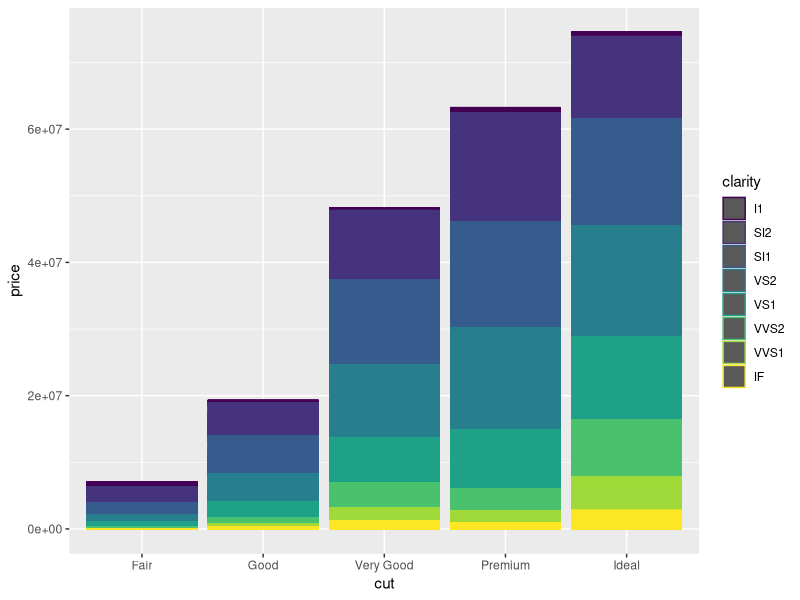
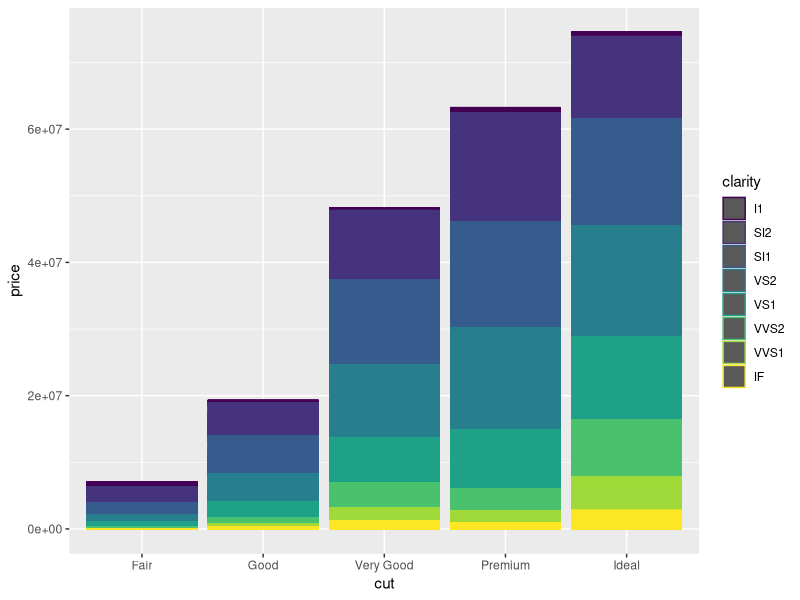
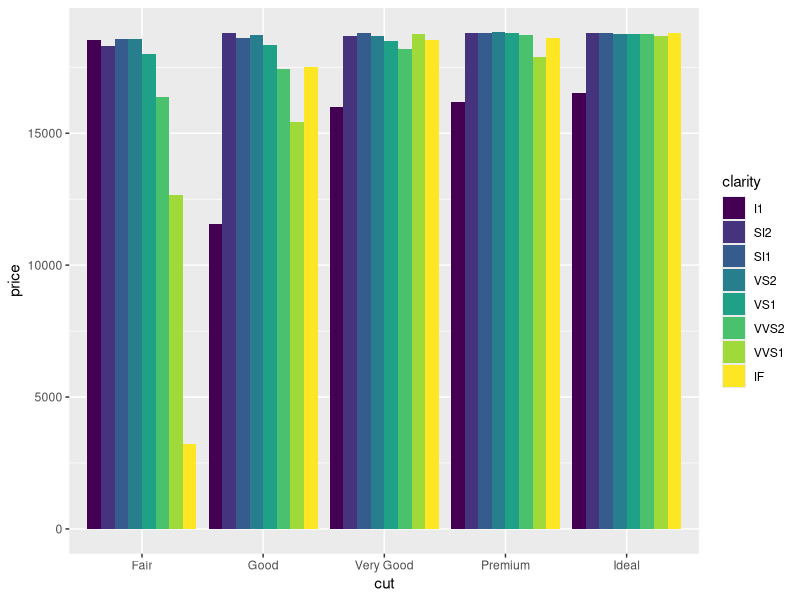
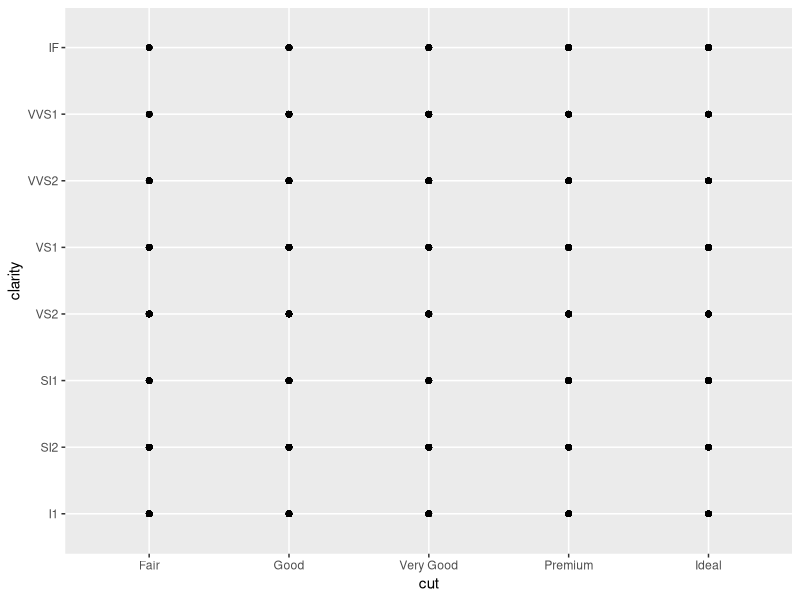
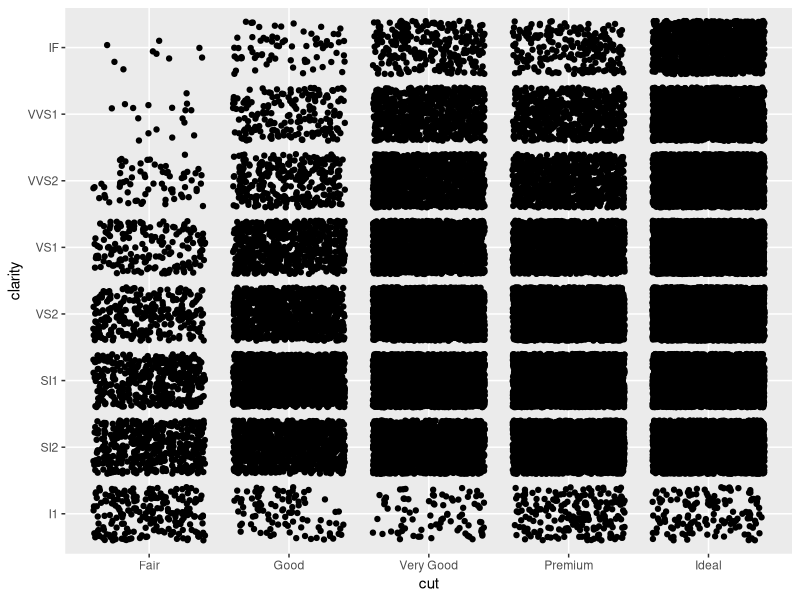
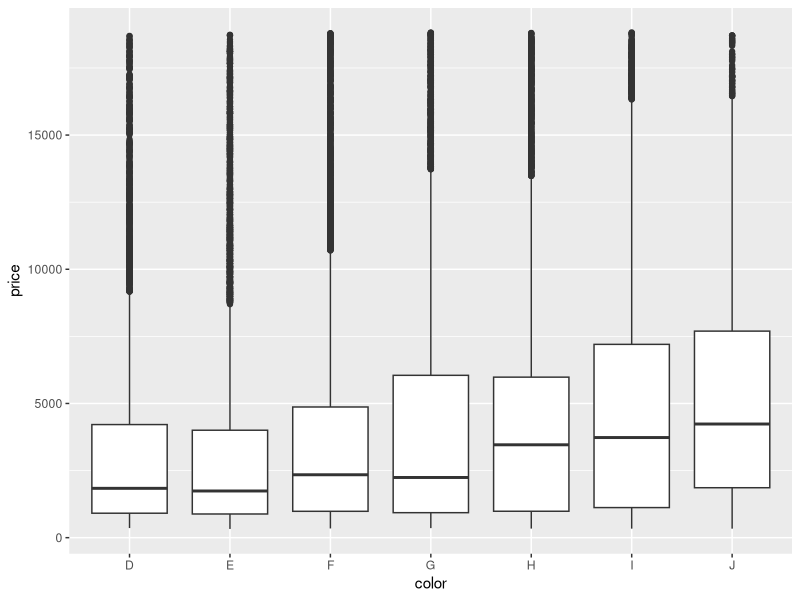
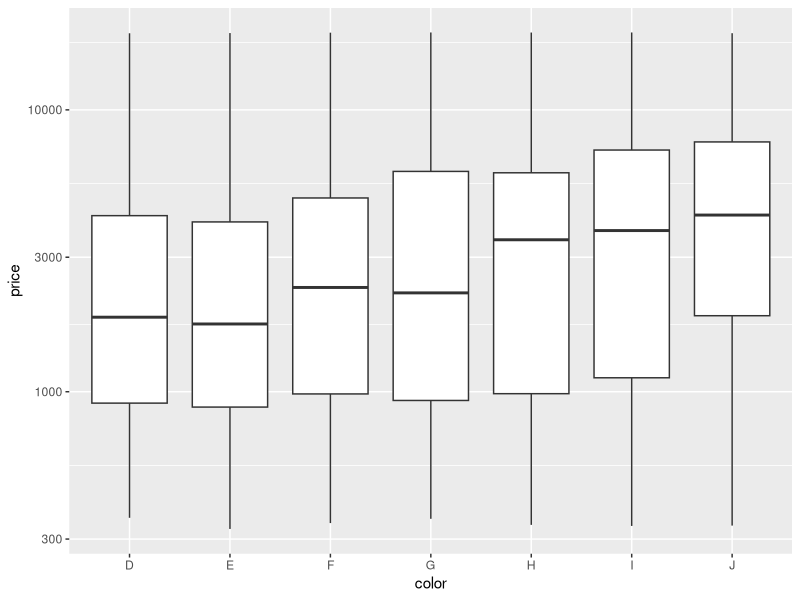
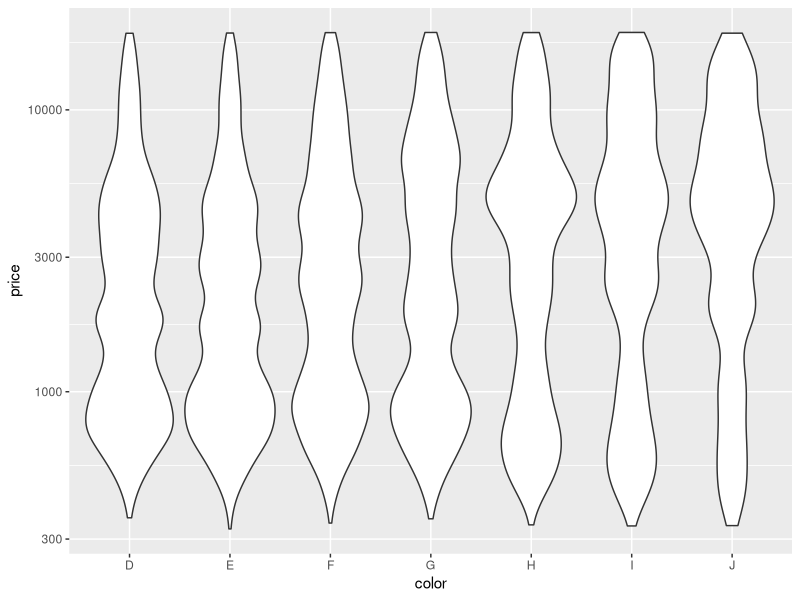

Generate these figures, in order, with R:
# Exercise 2: advanced ggplot2 practice

# Install and load the `ggplot2` package
#install.packages('ggplot2')
library("ggplot2")

# For this exercise you will again be working with the `diamonds` data set.
# Use `?diamonds` to review details about this data set
?diamonds

## Position Adjustments

# Draw a column (bar) chart of diamonds cuts by price, with each bar filled by 
# clarity. You should see a _stacked_ bar chart.
ggplot(data = diamonds) +
  geom_col(mapping = aes(x = cut, y = price, color = clarity))


# Draw the same chart again, but with each element positioned to "fill" the y axis
ggplot(data = diamonds) +
  geom_col(mapping = aes(x = cut, y = price, color = clarity))

# Draw the same chart again, but with each element positioned to "dodge" each other
ggplot(data = diamonds) +
  geom_col(mapping = aes(x = cut, y = price, fill = clarity), position = "dodge")

# Draw a plot with point geometry with the x-position mapped to `cut` and the 
# y-position mapped to `clarity`
# This creates a "grid" grouping the points
ggplot(data = diamonds) +
  geom_point(mapping = aes(x = cut, y = clarity))

# Use the "jitter" position adjustment to keep the points from all overlapping!
# (This works a little better with a sample of diamond data, such as from the 
# previous exercise).
ggplot(data = diamonds) +
  geom_point(mapping = aes(x = cut, y = clarity), position = "jitter")



## Scales

# Draw a "boxplot" (with `geom_boxplot`) for the diamond's price (y) by color (x)
ggplot(data = diamonds) +
  geom_boxplot(mapping = aes(x = color, y = price))


# This has a lot of outliers, making it harder to read. To fix this, draw the 
# same plot but with a _logarithmic_ scale for the y axis.

ggplot(data = diamonds) +
  geom_boxplot(mapping = aes(x = color, y = price)) +
  scale_y_log10()

# For another version, draw the same plot but with `violin` geometry instead of 
# `boxplot` geometry!
# How does the logarithmic scale change the data presentation?
ggplot(data = diamonds) +
  geom_violin(mapping = aes(x = color, y = price)) +
  scale_y_log10()


# Another interesting plot: draw a plot of the diamonds price (y) by carat (x), 
# using a heatmap of 2d bins (geom_bin2d)
# What happens when you make the x and y channels scale logarithmically?
ggplot(data = diamonds) +
  geom_bin2d(mapping = aes(x = carat, y = price)) +
  scale_x_log10() +
  scale_y_log10()




# Draw a scatter plot for the diamonds price (y) by carat (x). Color each point
# by the clarity (Remember, this will take a while. Use a sample of the diamonds 
# for faster results)
ggplot(data = diamonds) +
  geom_point(mapping = aes(x = carat, y = price, color = clarity))



# Change the color of the previous plot using a ColorBrewer scale of your choice. 
# What looks nice?
ggplot(data = diamonds) +
  geom_point(mapping = aes(x = carat, y = price, color = clarity)) +
  scale_color_brewer(palette = "Spectral")


## Coordinate Systems

# Draw a bar chart with x-position and fill color BOTH mapped to cut
# For best results, SET the `width` of the geometry to be 1 (fill plot, no space
# between)
# TIP: You can save the plot to a variable for easier modifications
bar <- ggplot(data = diamonds) +
  geom_bar(mapping = aes(x = cut, fill = cut), width = 1)
bar


# Draw the same chart, but with the coordinate system flipped
bar + coord_flip()

# Draw the same chart, but in a polar coordinate system. It's a Coxcomb chart!

bar + coord_polar()

## Facets

# Take the scatter plot of price by carat data (colored by clarity) and add 
# _facets_ based on the diamond's `color`
ggplot(data = diamonds) +
  geom_point(mapping = aes(x = carat, y = price, color = clarity)) +
  scale_color_brewer(palette = "Spectral") +
  facet_wrap(~ color)


## Saving Plots

# Use the `ggsave()` function to save the current (recent) plot to disk.
# Name the output file "my-plot.png".
# Make sure you've set the working directory!!
ggsave("my-plot.png")
